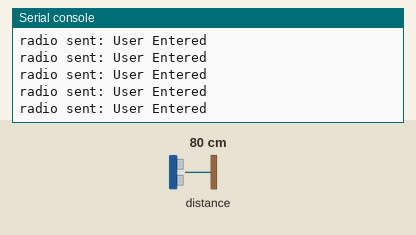
The program below on a simulated BBC micro:bit running MicroPython. Shown: the last lines printed to the serial console. Inputs (shaded band) come from the test bench; at power-on: distance to the obstacle 80 cm. No radio messages arrive unless stated (any console line starting 'radio sent:' is added by the test bench).

Above: at 1.2 s.
1.3 s: distance to the obstacle set to 2 cm
At 2.2 s:
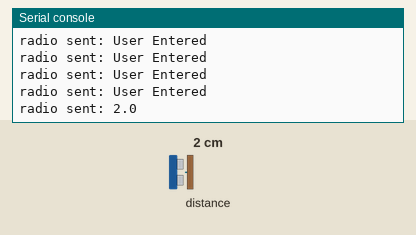
3.3 s: distance to the obstacle set to 4 cm
At 3.7 s:
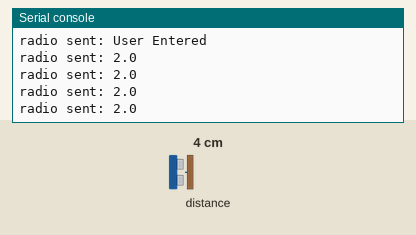

Measured:
- after the input at 1.3 s, the serial console: prints a new line after 0.50 s (image 1)

The program:

door.py
```python
from PiicoDev_VL53L1X import PiicoDev_VL53L1X
from microbit import *
from time import sleep
import radio

distSensor = PiicoDev_VL53L1X()

# Main program
def main():
    radio.config(channel=70)
    radio.on()
    while True:
        dist = distSensor.read()/10

        if dist > 20 and dist < 195:
            radio.send("User Entered")
        else:
            sleep(0.5)
            radio.send(str(dist))

main()
```
